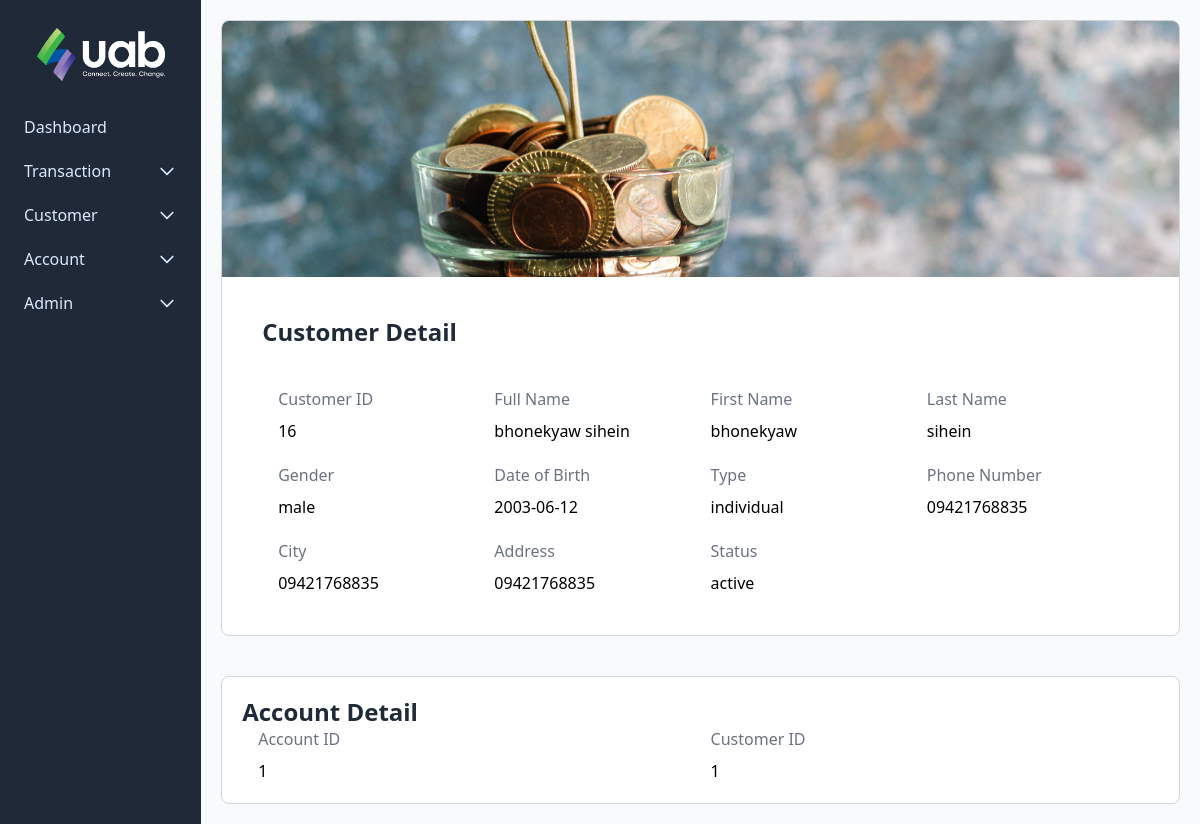
Page /customer_detail.php?id=16 (signed in) on the committed database.
### tables this page shows
CREATE TABLE `customer` (
  `customerID` int(50) NOT NULL,
  `FirstName` varchar(50) NOT NULL,
  `LastName` varchar(50) NOT NULL,
  `Gender` varchar(50) NOT NULL,
  `DOB` date NOT NULL,
  `NRC` varchar(50) NOT NULL,
  `Type` varchar(50) NOT NULL,
  `CompanyName` varchar(50) DEFAULT NULL,
  `CompanyNRC` varchar(50) DEFAULT NULL,
  `CompanyAddress` varchar(50) DEFAULT NULL,
  `PhNumber` varchar(50) NOT NULL,
  `City` varchar(50) NOT NULL,
  `Address` varchar(50) NOT NULL,
  `status` varchar(50) NOT NULL
);

CREATE TABLE `account` (
  `accountID` int(50) NOT NULL,
  `customerID` int(50) NOT NULL,
  `accountType` int(50) NOT NULL,
  `balance` int(50) NOT NULL,
  `status` varchar(10) NOT NULL
);

### public/customer_detail.php (called while the page is built)
<?php
include "./operation/connect.php";
include "./operation/operation.php";
if (isset($_GET['id'])) {
    $id = $_GET['id'];
    $result = selectdatabyid($con, "customer", "customerID", $id);
}
include "./layout/header.php";
include "./components/navigation.php";
include "./components/customerDetail.php";
include "./layout/footer.php";

### public/components/customerDetail.php (the view, shortened to what this page needs)
<div class=" p-5 w-full">
    <div class="grid gap-10">
        <div class="bg-white border border-gray-300 rounded-lg overflow-hidden">
            <img src=" ./image/bg.jpeg" class="object-cover object-center  h-64 w-full">
            <div class="p-10 flex flex-col">
                <span class="text-gray-800 text-2xl font-semibold leading-tight mb-10">Customer Detail</span>
                <div class="px-4 grid grid-cols-2 lg:grid-cols-4 gap-5">
                    <div class="flex flex-col gap-2">
                        <label class="text-gray-500">Customer ID</label>
                        <span><?= $result['customerID'] ?></span>
                    </div>
                    <div class="flex flex-col gap-2">
                        <label class="text-gray-500"> Full Name</label>
                        <span><?= $result['FirstName'] . ' ' . $result['LastName'] ?></span>
                    </div>
                    <div class="flex flex-col gap-2">
                        <label class="text-gray-500">First Name</label>
                        <span><?= $result['FirstName'] ?></span>
                    </div>
                    <div class="flex flex-col gap-2">
                        <label class="text-gray-500">Last Name</label>
                        <span><?= $result['LastName'] ?></span>
                    </div>
                    <div class="flex flex-col gap-2">
                        <label class="text-gray-500">Gender</label>
                        <span><?= $result['Gender'] ?></span>
                    </div>
                    <div class="flex flex-col gap-2">
                        <label class="text-gray-500">Date of Birth</label>
                        <span><?= $result['DOB'] ?></span>
                    </div>
                    <div class="flex flex-col gap-2">
                        <label class="text-gray-500">Type</label>
                        <span><?= $result['Type'] ?></span>
                    </div>
                    <div class="flex flex-col gap-2">
                        <label class="text-gray-500">Phone Number</label>
                        <span><?= $result['PhNumber'] ?></span>
                    </div>
                    <div class="flex flex-col gap-2">
                        <label class="text-gray-500">City</label>
                        <span><?= $result['PhNumber'] ?></span>
                    </div>
                    <div class="flex flex-col gap-2">
                        <label class="text-gray-500">Address</label>
                        <span><?= $result['PhNumber'] ?></span>
                    </div>
                    <div class="flex flex-col gap-2">
                        <label class="text-gray-500">Status</label>
                        <span><?= $result['status'] ?></span>
                    </div>
                </div>
            </div>
        </div>
        <div class="gird grid-cols-3">
            <?php
            $select = "select * from account where customerID = $id";
            $query = mysqli_query($con, $select);
            while ($result = mysqli_fetch_array($query)) {
            ?>
            <div class="bg-white border border-gray-300 rounded-lg p-5 ">
                <span class="text-gray-800 text-2xl font-semibold leading-tight mb-10">Account Detail</span>
                <div class="px-4 grid grid-cols-2  gap-5">
                    <div class="flex flex-col gap-2">
                        <label class="text-gray-500">Account ID</label>
                        <span><?= $result['accountID'] ?></span>
                    </div>
                    <div class="flex flex-col gap-2">
                        <label class="text-gray-500">Customer ID</label>
                        <span><?= $result['accountID'] ?></span>
                    </div>
                </div>
            </div>
            <?php
            }
            ?>
        </div>
    </div>
</div>

### rows in the picture
customer: customerID "16", FirstName "bhonekyaw", LastName "sihein", Gender "male", DOB "2003-06-12", Type "individual", PhNumber "09421768835", status "active"
account: accountID "1"

### other values in the picture
$something "Admin"
